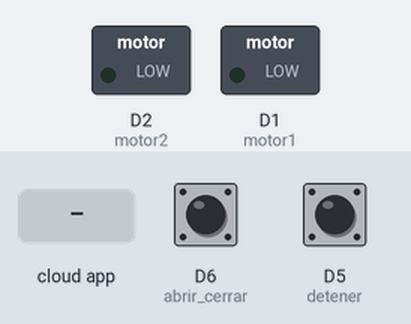
Recording of a sketch running on a simulated ESP8266 (NodeMCU). On the bench: switched loads named in the sketch (green lamp = pin HIGH). The inputs (shaded band) are chosen by the test bench; at power-on: D6 (abrir_cerrar) HIGH, D5 (detener) HIGH. WiFi joins after 1.5 s; servers stay silent unless stated.

Above: at 2.7 s.
2.8 s: D6 (abrir_cerrar) pulled LOW for 0.15 s
At 3.8 s:
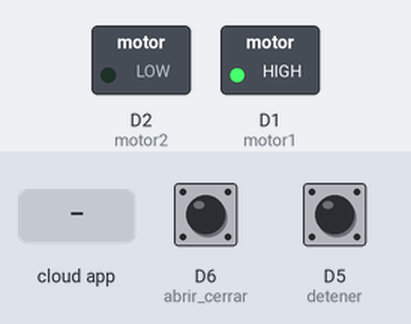
4.4 s: D5 (detener) pulled LOW for 0.15 s
At 5.1 s:
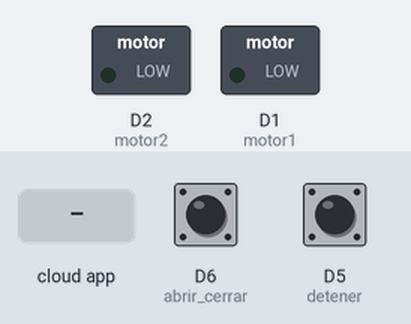
6.0 s: the phone or cloud app sets botonCloud to 0
At 6.5 s:
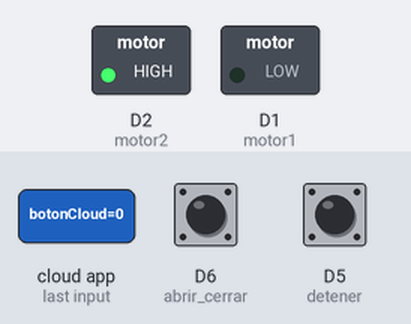
7.5 s: D5 (detener) pulled LOW for 1 s
At 8.8 s:
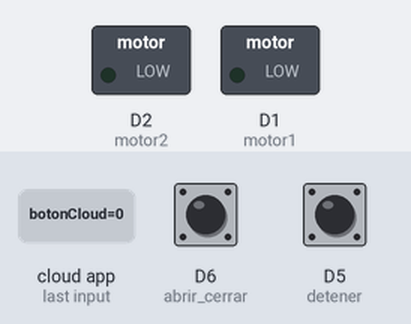
Timing chart, 0 to 10.5 s (numbered marks = the images above; inputs shaded):
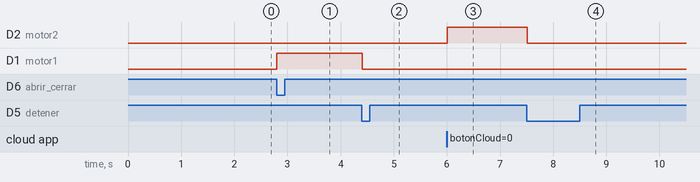

The sketch:

puerta_garaje_feb03b.ino
```cpp
#include "arduino_secrets.h"
/*
  Sketch generated by the Arduino IoT Cloud Thing "Untitled 2"
  https://create.arduino.cc/cloud/things/889e97f4-1ef6-48a0-907d-bdd66d28fe6b

  Arduino IoT Cloud Variables description

  The following variables are automatically generated and updated when changes are made to the Thing

  bool botonCloud;
  bool detenerCloud;

  Variables which are marked as READ/WRITE in the Cloud Thing will also have functions
  which are called when their values are changed from the Dashboard.
  These functions are generated with the Thing and added at the end of this sketch.
*/

#include "thingProperties.h"

// Pines botones
const uint8_t detener = D5;
const uint8_t abrir_cerrar = D6;

// Pines salidas
const uint8_t motor1 = D1;
const uint8_t motor2 = D2;

// Variables de estado
bool lastEstadoLimite = HIGH;
bool lastEstadoBoton = HIGH;

bool dirSiguiente = true;  // true -> D1, false -> D2

void setup() {
  // Initialize serial and wait for port to open:
  Serial.begin(9600);
  // This delay gives the chance to wait for a Serial Monitor without blocking if none is found
  delay(1500);

  // Defined in thingProperties.h
  initProperties();

  // Connect to Arduino IoT Cloud
  ArduinoCloud.begin(ArduinoIoTPreferredConnection);

  /*
     The following function allows you to obtain more information
     related to the state of network and IoT Cloud connection and errors
     the higher number the more granular information you’ll get.
     The default is 0 (only errors).
     Maximum is 4
 */
  setDebugMessageLevel(2);
  ArduinoCloud.printDebugInfo();

  pinMode(detener, INPUT_PULLUP);
  pinMode(abrir_cerrar, INPUT_PULLUP);

  pinMode(motor1, OUTPUT);
  pinMode(motor2, OUTPUT);

  digitalWrite(motor1, LOW);
  digitalWrite(motor2, LOW);
}

void loop() {
  ArduinoCloud.update();
  // Your code here
  bool estadoLimite  = digitalRead(detener);
  bool estadoBoton = digitalRead(abrir_cerrar);

 // Si se pulsa alguno de los interruptores de limite, el motor se para
 if (lastEstadoLimite == HIGH && estadoLimite == LOW) {
        digitalWrite(motor1, LOW);
        digitalWrite(motor2, LOW);
    }

    // Si se pulsa el boton y el motor esta parado, se empieza a girar en la direccion contraria a la que estaba girando antes
 if (lastEstadoBoton == HIGH && estadoBoton == LOW) {

        if (digitalRead(motor1) == LOW && digitalRead(motor2) == LOW) {
            if (dirSiguiente) {
                digitalWrite(motor1, HIGH);
                digitalWrite(motor2, LOW);
            } else {
                digitalWrite(motor1, LOW);
                digitalWrite(motor2, HIGH);
            }

            // Alternar para la próxima vez
            dirSiguiente = !dirSiguiente;
        }
    }

    lastEstadoLimite  = estadoLimite;
    lastEstadoBoton = estadoBoton;

    delay(20); // antirrebote simple


}

/*
  Since BotonCloud is READ_WRITE variable, onBotonCloudChange() is
  executed every time a new value is received from IoT Cloud.
*/
void onBotonCloudChange()  {
  // Add your code here to act upon BotonCloud change
  if (digitalRead(motor1) == LOW && digitalRead(motor2) == LOW) {
            if (dirSiguiente) {
                digitalWrite(motor1, HIGH);
                digitalWrite(motor2, LOW);
            } else {
                digitalWrite(motor1, LOW);
                digitalWrite(motor2, HIGH);
            }

            // Alternar para la próxima vez
            dirSiguiente = !dirSiguiente;
        }
}

/*
  Since DetenerCloud is READ_WRITE variable, onDetenerCloudChange() is
  executed every time a new value is received from IoT Cloud.
*/
void onDetenerCloudChange()  {
  // Add your code here to act upon DetenerCloud change
  digitalWrite(motor1, LOW);
  digitalWrite(motor2, LOW);
}
```

arduino_secrets.h
```cpp
#define SECRET_DEVICE_KEY ""
#define SECRET_OPTIONAL_PASS ""
#define SECRET_SSID ""
```

thingProperties.h
```cpp
// Code generated by Arduino IoT Cloud, DO NOT EDIT.

#include <ArduinoIoTCloud.h>
#include <Arduino_ConnectionHandler.h>

const char DEVICE_LOGIN_NAME[]  = "40853a5f-71a4-4ee5-b4ab-dae942527efa";

const char SSID[]               = SECRET_SSID;    // Network SSID (name)
const char PASS[]               = SECRET_OPTIONAL_PASS;    // Network password (use for WPA, or use as key for WEP)
const char DEVICE_KEY[]  = SECRET_DEVICE_KEY;    // Secret device password

void onBotonCloudChange();
void onDetenerCloudChange();

bool botonCloud;
bool detenerCloud;

void initProperties(){

  ArduinoCloud.setBoardId(DEVICE_LOGIN_NAME);
  ArduinoCloud.setSecretDeviceKey(DEVICE_KEY);
  ArduinoCloud.addProperty(botonCloud, READWRITE, ON_CHANGE, onBotonCloudChange);
  ArduinoCloud.addProperty(detenerCloud, READWRITE, ON_CHANGE, onDetenerCloudChange);

}

WiFiConnectionHandler ArduinoIoTPreferredConnection(SSID, PASS);
```

Measured:
- after the input at 2.8 s, D1 (motor1): LOW → HIGH at once
- after the input at 4.4 s, D1 (motor1): HIGH → LOW at once
- after the input at 6.0 s, D2 (motor2): LOW → HIGH at once
- after the input at 7.5 s, D2 (motor2): HIGH → LOW at once
